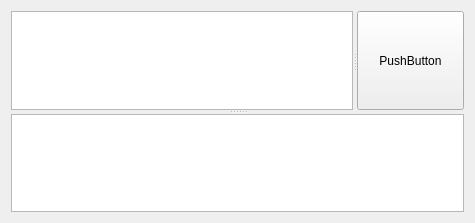
<?xml version="1.0" encoding="UTF-8"?>
<ui version="4.0">
 <class>MainWindow</class>
 <widget class="QMainWindow" name="MainWindow">
  <property name="geometry">
   <rect>
    <x>0</x>
    <y>0</y>
    <width>475</width>
    <height>223</height>
   </rect>
  </property>
  <property name="windowTitle">
   <string>permission-test-1</string>
  </property>
  <widget class="QWidget" name="centralWidget">
   <layout class="QGridLayout" name="gridLayout">
    <item row="0" column="0">
     <widget class="QSplitter" name="splitter_Outer">
      <property name="orientation">
       <enum>Qt::Vertical</enum>
      </property>
      <widget class="QSplitter" name="splitter_Inner">
       <property name="orientation">
        <enum>Qt::Horizontal</enum>
       </property>
       <widget class="QPlainTextEdit" name="plainTextEdit_Input">
        <property name="plainText">
         <string notr="true"/>
        </property>
       </widget>
       <widget class="QPushButton" name="pushButton_Process">
        <property name="text">
         <string>PushButton</string>
        </property>
       </widget>
      </widget>
      <widget class="QPlainTextEdit" name="plainTextEdit_Output">
       <property name="readOnly">
        <bool>true</bool>
       </property>
      </widget>
     </widget>
    </item>
   </layout>
  </widget>
 </widget>
 <layoutdefault spacing="6" margin="11"/>
 <resources/>
 <connections/>
</ui>
